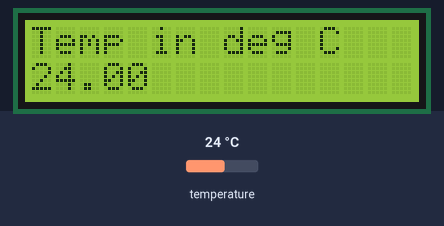
This sketch was run on a simulated Arduino Uno, built with avr-gcc and run on an emulated ATmega328P. On the bench: 16×2 character LCD. The inputs (shaded band) are chosen by the test bench; at power-on: temperature 24 °C.

Above: at 1.2 s.
1.3 s: temperature set to 12 °C
At 2.1 s:
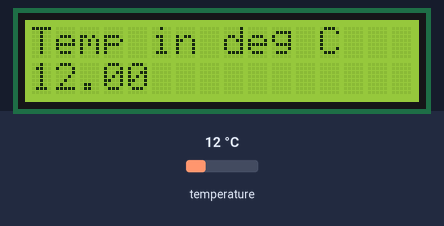
3.1 s: temperature set to 19 °C
At 4.3 s:
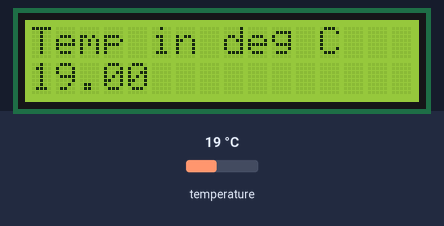
4.6 s: temperature set to 28 °C
At 5.5 s:
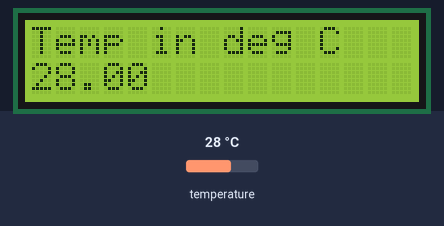
Timing chart, 0 to 7.6 s (numbered marks = the images above; inputs shaded):
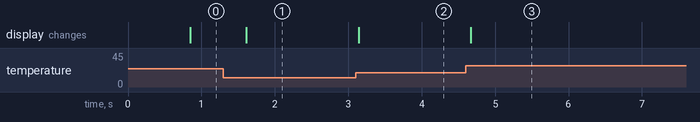

The sketch:

dallasdisplay.ino
```cpp
/* Sulautetut prosessorijärjestelmät DTEK1019 Harjoitustyö
 * Antti Auranen
 * 512934
 * ajaaur@utu.fi
 *
 * DS18B20-lämpötilasensorista otetaan lämpötila ja tulostetaan
 * PC1602C-malliselle LCD-paneelille.
 */

#include <LiquidCrystal.h>
#include <OneWire.h>
#include <DallasTemperature.h>

//Alustetaan näytön i/o pinneihin 12, 11, 5, 4, 3, 2
LiquidCrystal lcd(12, 11, 5, 4, 3, 2);

//Alustetaan DS18B20 -sensorin  i/o pinniin 10
OneWire ds(10);

DallasTemperature sensors(&ds);

//DS18B20 Temperature chip
void setup() {
  //setup hommelit
  lcd.begin(16,2);
  lcd.print("Temp in deg C");
  sensors.begin();
}

void loop() {
  //luetaan lämpötila sensorilta
  sensors.requestTemperatures();
  //asetetaan kursori toisen rivin ensimmäiseen indeksiin näytöllä
  lcd.setCursor(0,1);
  //tulostetaan lämpötila näytölle
  lcd.print(sensors.getTempCByIndex(0));
}
```

Measured:
- after the input at 1.3 s, the display: changes after 0.31 s (image 1)
- after the input at 3.1 s, the display: changes at once (image 2)
- after the input at 4.6 s, the display: changes after 0.07 s (image 3)
